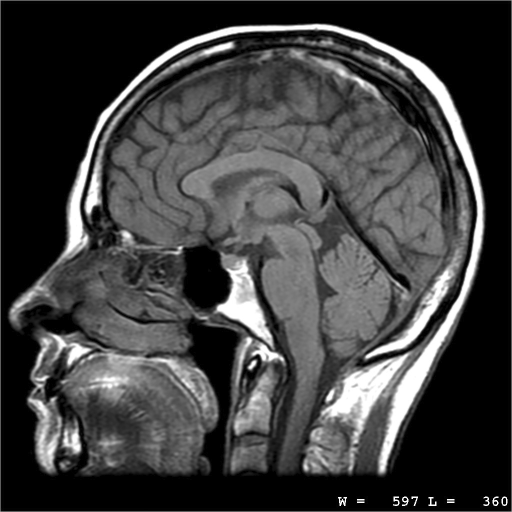
#> input picture Source Files/BrainComplete.png, 1024 x 1024 px (shown at 1/2 size)
$ jupyter execute --allow-errors N1-FourierTransform.ipynb   (shell and % lines are left out)
#> lines starting #> are read from the running program, lines starting #| are printed output that depends on the picture
# Fourier Transform in Medical Imaging

## Introduction

The Fourier Transform is one of the most powerful and well known tools to analyse frequency behaviour. As such, it allows performing many operations in signal and imaging processing. In particular for imaging, it can be used for image formation,  filtering, evaluation, characterization, among other applications.

In particular for medical imaging applications some of the most widespread applications of Fourier Transform are:
1. Formation of Magnetic Resonance Images since the acquisition of signals is made in the frequency domain
2. Backprojection algorithms necessary to form tomography images work in the frequency domain (i.e. SPECT, CT, PET)
3. Calculation of blood velocity from ultrasound Doppler since it is related to shift in frequency of the signal

In addition, other applications for images or signals related to images require the Fourier Transform:
1. Filtering signals used before image formation to reduce noise
2. Image compression based on filtering certain frequency components
3. Image sharpening based on enhancing certain frequency components

Fourier transforms present important properties that allow to combine analysis in frequency with simplicity:
1. Linearity: the transform of a sum is the sum of the transforms
2. Symmetry: the transform of the negative frequency is the conjugate of the transform
3. Convolution: the transform of a convolution is the product of each transform

In addition, filter design often requires analysing the frequency response:
1. It is often necessary to understand the behaviour of your signal before proposing the design of a filter
2. Once a filter is chosen, the impact of the order on the frequency behaviour of the filter and how that may affect the signal is important

The Discrete Fourier Transform (DFT) is the primary analysis tool for Fourier Transform nowadays since much of the processing is performed on digitized signals.

Using the DFT is equivalent to obtain a periodic signal out of a sequence (samples) of values.

## Signal for Image Formation

This notebook will __first__ show how the DFT is implemented on a signal:
* How we can detect the presence and main frequency components of noise within the signal
* How we can determine the main frequency of the signal of interest

We will work on an __ultrasound signal__ that was acquired to form a single line of the image. The signal from the same line was acquired multiple times but at some point noise appeared on the signal. We will analyse the frequency components of this line and we will determine when noise appears as well as the frequency component of the noise and the signal.

The signal is provided in a binary file for which the following information is known:
* It has 15,000 samples
* The sampling frequency was 125MHz (one sample every 8ns)
* This line was acquired a total of 462 times
* Each sample was saved as an unsigned integer (16 bits)
* The file size is then 15,000 x 462 x 16 = 13,860,000 Bytes (13.86 MBytes)

## Image Frequency Domain

We will now work on a standard medical image from MRI and obtain the frequency components of an image, which we will then plot. And then, we will eliminate high and low frequency components and replot the image to understand where the information on an image is from the frequency standpoint.

# Signal - First Step

We will start by opening the file and plotting the first line acquired

[cell 1]
# This is a magic command that initialize the matplotlib library for plotting inline with this notebook,
# otherwise the plots will open in a second window which then does not allow for visualization as a notebook

# We need to import different packages that will allow to do math, lineal algebra, numerical operations,
# array operations and plotting
import scipy as Sci
import numpy as np
import pylab as pl
import matplotlib.pyplot as plt

# Lets use variables for parameters (frequency and total samples)
fs=125e6 #125Mhz
TSamples=15000 #Samples

#> (the rest of this cell did not finish here and is left out)

### Activity 1 - Copy the code above into the cell below and plot a different line, see if you can find a line where there is visible noise. Add an appropriate title to this noisy line.

[cell 2]
# Add the code that plots a noisy line acquired
# This is a magic command that initialize the matplotlib library for plotting inline with this notebook,
# otherwise the plots will open in a second window which then does not allow for visualization as a notebook

# We need to import different packages that will allow to do math, lineal algebra, numerical operations,
# array operations and plotting
import scipy as Sci
import numpy as np
import pylab as pl
import matplotlib.pyplot as plt

# Lets use variables for parameters (frequency and total samples)
fs=125e6 # 125 MHz
TSamples=15000 #Samples

# We use an open command for the file, since Azure Notebooks works on Linux, be sure to respect capitalizaed names !!!
#> (the rest of this cell did not finish here and is left out)

# Signal - All lines plotted together

We will now plot all lines together and we will clearly see the noise in some signals. __Note__ this may be slow.

#> (a cell that did not finish here is left out)

### Activity 2 - Add a title to the plot above.

# Signal - Frequency Spectrum

We can see from above that there are some lines that have noise. You may even "find" your signal from before.

We will first analyse the frequency component of a clean and a noisy line. You can already change the code before running to use the same line that you plotted before. Here I have chosen line 174.

we will obtain the frequency component of those two signals using DFT.

First lets define the DFT:

$$ A_k=\frac{1}{\sqrt{N}} \sum_{n=0}^{N-1}a_n \exp \left(-2\pi i \frac{nk}{N} \right ) [k=0,...,N-1] $$

We will then obtain the DFT.

[cell 4]
#%matplotlib nbagg
# First let's determine the frequency axis for the spectrum based on the sampling from dc (0) to half of the sampling frequency
freq=np.arange(0,fs/2,fs/TSamples)  # again arange will do an array from 0 to 125MHz/2 with a step of 125MHz/Total Samples
# We use fft function in numpy
#> (the rest of this cell did not finish here and is left out)

We notice the signal has a __large__ dc component (frequency of zero, which means the signal is not centered in zero as you can verify from your initial plots).

This is shadowing the spectrom so we can first remove the dc component. A simple way to do this is substracting the mean of the data. We will do this and repeat the spectrum.

#> (a cell that did not finish here is left out)

We can clearly see there are large noise peaks at various frequencies. The noisy line has 10X higher amplitudes at some frequencies compared to the clean line. It will help to zoom into this noisy and clean spectrum.

[cell 6]
# Plot zoom of two spectrums side by side: the clean line 1 and the noisy line 174
plt.subplot(121)
#> (the rest of this cell did not finish here and is left out)

Now we can see that the noise peaks are actually harmonics and there is a strong component at 4.5MHz.

### Activity 3 - Use interactive plot tool and "see" where those peaks are. This will require matplotlib backend  *nbagg*. Go up in the code and change the magic command ```%matplotlib inline``` for ```%matplotlib nbagg``` and you will now be in **interactive mode**.

**BEFORE YOU RUN** select the option "Kernel->Restart" or the rendering will fail. Or close and reopen the notebook.

 **Write here the value for the peaks:**
<p>The Peaks are located here for the following two graphs: <br>

**DFT of Clean Line:**
<br>X Coordinate: 4758333.16
<br>Y Coordinate: 239.74434685
<br>
**DFT of Noisy Line:**
<br>X Coordinate: 4458326
<br>Y Coordinate: 2620.86643
</p>

**HERE**

## Image - Rendering

We will now obtain the spectrum of an image using the DFT.

First, we need to render the image and we will work with an MR image that was saved as a PNG file.

[cell 7]
# Importing PIL library for using the image as an array
# This is a magic command that initialize the matplotlib library for plotting inline with this notebook,
# otherwise the plots will open in a second window which then does not allow for visualization as a notebook

# We need to import different packages that will allow to do math, lineal algebra, numerical operations,
# array operations and plotting
import scipy as Sci
import numpy as np
import pylab as pl
import matplotlib.pyplot as plt
from PIL import Image

# Reading the PNG file as a grayscale
image = Image.open('Source Files/BrainComplete.png').convert("L")
# The array arr will have the image as an array
arr = np.asarray(image)
# We need to use imshow specifying that it is a grayscale or it will be rendered as colour
#plt.imshow(arr, cmap='gray')
plt.imshow(arr, plt.cm.gray)

Tlines=np.shape(image)[1]
#> Tlines = 1024
Trows=np.shape(image)[1]
#> Trows = 1024

# Add the code to hide the tick values
plt.axis('off')
# HERE

### Activity 4 - Hide the tick values on the axes

## Image - DFT

The DFT of an image is the 2D DFT for the array (image):

$$ A_{k_1,k_2}=\frac{1}{\sqrt{MN}}\sum_{m=0}^{M-1} \sum_{n=0}^{N-1}a_{m,n} \exp \left [-2\pi i \left(\frac{mk_1}{M}+\frac{nk_2}{N}\right) \right ] [k_1,k_2=0,...,n-1] $$

[cell 8]
# This DFT will be too large for visualization so we will need to normalize logarithmically so we import
from matplotlib.colors import LogNorm

# We use fft2 function in numpy for the 2D DFT
ImageFFT=np.fft.fft2(arr)

# And this is a complex number so we obtain the magnitude and we divide by the total number of samples
ImageFFTMag=abs(ImageFFT)*2/Tlines*2/Trows    # Note that fft is now normalized by 2/N and 2/M with an image NxM

# The 2D FFT, just as the 1D is repeated in 2 dimensions, if we want to see an image we need to shift it
ImageFFTMagShift=np.fft.fftshift(ImageFFTMag)

# This is the non shifted FFT
plt.subplot(121)
plt.imshow(ImageFFTMag, cmap='gray', norm=LogNorm(vmin=1e-2))
plt.title('Image FFT - Not shifted')

# And the shifted FFT (note the repeats)
plt.subplot(122)
plt.imshow(ImageFFTMagShift, cmap='gray', norm=LogNorm(vmin=1e-2))
plt.title('Image FFT - Shifted')
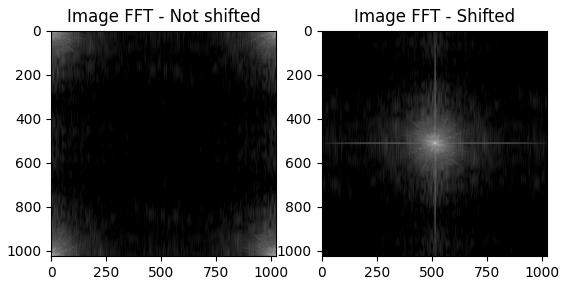
#> figure drawn by matplotlib, 2 panels

There is clearly a *concentration* of information at the *central* frequencies of the image:

* This means that if we eliminated those, the impact will be high on the resulting image
* Also, that we may still have an interpretable image if we eliminated the non central frequencies
* What is in these *central* frequencies? Let's eliminate them and do the inverse DFT to get an image

# Inverse DFT - Image back
First we make sure we can get the image back by doing the inverst DFT

[cell 9]
ImageBack=np.fft.ifft2(ImageFFT)
plt.imshow(np.abs(ImageBack),cmap='gray')
plt.title('Image after Inverse FFT')
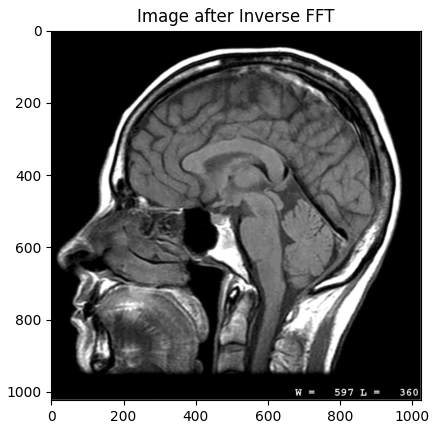
#> figure drawn by matplotlib, 1 panel

# Frequencies at the centre of the spectrum in the image
We can now eliminate the frequencies at the *centre of the spectrum* (found in the four corners of a non-shifted 2D DFT) and see how this image is reconstructed

[cell 10]
# We will eliminate NN elements on each corner, you define NN, I suggest to start with 8 and keep going up
NN=10

ImageFFTCF=np.copy(ImageFFT)
ImageMask=np.ones([Tlines,Trows])
ImageMask[0:NN,0:NN]=0
ImageMask[Tlines-NN:Tlines,Trows-NN:Trows]=0
ImageMask[0:NN,Trows-NN:Trows]=0
ImageMask[Tlines-NN:Trows,0:NN]=0

ImageFFTCF=ImageFFTCF*ImageMask

# And this is a complex number so we obtain the magnitude and we divide by the total number of samples
ImageFFTMag=abs(ImageFFT)*2/1024*2/1024    # Note that fft is now normalized by 2/N and 2/M with an image NxM
ImageFFTMagCF=abs(ImageFFTCF)*2/1024*2/1024    # Note that fft is now normalized by 2/N and 2/M with an image NxM
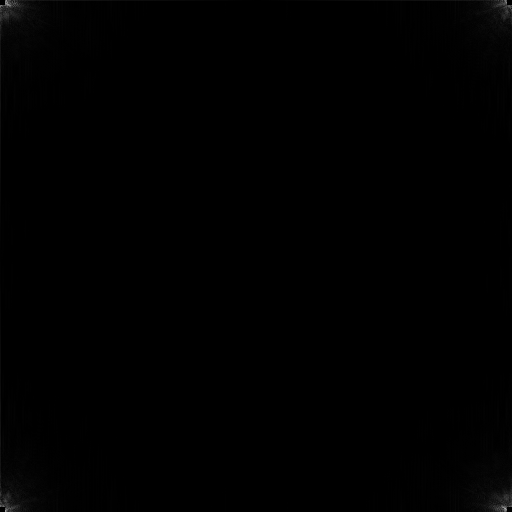
#> ImageFFTMagCF: shape (1024, 1024) float64 (shown at 1/2 size); min 0, max 10.03, mean 0.034; drawn with min black and max white

# This is the shifted original FFT
ImageFFTMagShift=np.fft.fftshift(ImageFFTMag)
plt.subplot(221)
plt.imshow(ImageFFTMagShift, cmap='gray', norm=LogNorm(vmin=1e-3))
plt.title('Original Image')

# This is the shifted FFT
ImageFFTMagCFShift=np.fft.fftshift(ImageFFTMagCF)
plt.subplot(222)
plt.imshow(ImageFFTMagCFShift, cmap='gray', norm=LogNorm(vmin=1e-3))
plt.title('Image without Centre of Spectrum')

plt.subplot(223)
ImageBack=np.fft.ifft2(ImageFFT)
plt.imshow(np.abs(ImageBack),cmap='gray')

plt.subplot(224)
ImageBackHF=np.fft.ifft2(ImageFFTCF)
plt.imshow(np.abs(ImageBackHF),cmap='gray')
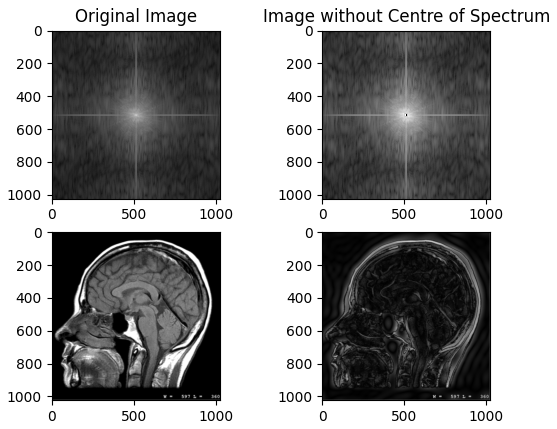
#> figure drawn by matplotlib, 4 panels
